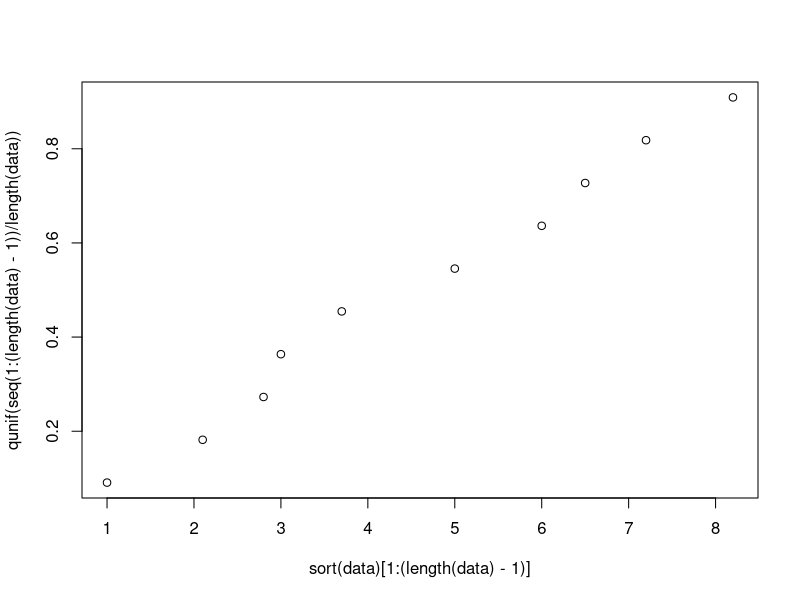

R code for this plot:
# Apprentissage par problème
# Dylan, Marylie, Olivier, Léo, Loïc B, Célia

# Protocole de simulation

data <- c(1,2.1,2.8,3.7,5,3,6,6.5,7.2,8.2,9.5)

# On cherche un modèle de donées :
# On envisage les lois qu'on connait :
# Les données ne suivent à priori pas une loi exponentielle, car la durée max serait alors infinie,
# ce qui ne correspond pas à la réalité physique. De même pour la loi normale.
# Le modèle pourrait être une loi uniforme, qui est bornée. Les valeurs semblent également au premier abord correspondre.
# On trace le Qplot de ces données :

plot(sort(data)[1:(length(data)-1)], qunif(seq(1:(length(data)-1))/length(data)))

# Les données ne permettent pas de donner un réponse certaines, car l'échantillon est trop petit. 
# En prenat du recul sur la question, et en reflechissant les données d'un réseau de bus, on peut se dire que si Marius et Jeannette
# arrivent de manière irégulière à l'arret de bus, la loi normale semble corespondre. 

# On cherche maintenant les paramètres de cet loi.
# On choisis la borne min a = 0, car ils peuvent ne pas attendre le bus du tout. 
# On doit donc déterminer la borne sup, T, correspondant à la période entre le passage de deux bus.

# Marius propose 10
mean(data) * 2 
# Jeannette propose 9,5
max(data)

# Protocole de simulation
# On propose de tirer des échantillons aléatoires avec un T fixé, puis de calculer avec chacune des deux méthodes
# (celle de Marius et celle de Jeannette) une approximation de T, et enfin de constater quelle méthode donne le meilleur résultat. 

app <- function() {
  # uniQQplot(x)
  # expQQplot(x)
  # normQQplot(x)
  # 
  
  resM=0
  resJ=0
  moyM=0
  moyJ=0
  b=15
  for(i in 1:1000) {
    x1 = runif(10,0,b)
    marius=(sum(x1)/length(x1))*2
    jeannette=max(x1)
    moyM=moyM+marius
    moyJ=moyJ+jeannette
    resM=resM+abs(b-marius)
    resJ=resJ+abs(b-jeannette)
  }
  print(resJ)
  print(resM)
  print(moyJ/1000)
  print(moyM/1000)
}

# On remarque que avec cette méthode, Marius est meilleur en moyenne, mais moins bon en dispersion. 


#On veut maintenant formaliser le problème
# On pose Theta l'estimation du parametre T
# Theta = f(data)
# E(X) = (a+b)/2
# E(TETAMarius)= 2somme(i=1 => )
# estimateur de marius, convergeant, variance en 1/n

